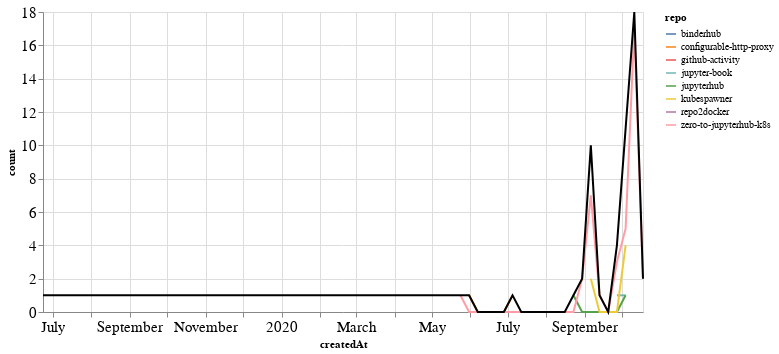

The notebook cell saved with this chart:
### Markdown cell above
## PRs

### Code cell
prs_time = prs.groupby('repo').resample('W', on='createdAt').count()['author'].reset_index()
prs_time = prs_time.rename(columns={'author': 'count'})
prs_time_total = prs_time.groupby('createdAt').agg({"count": "sum"}).reset_index()

ch1 = alt.Chart(prs_time, width=600).mark_line().encode(
    x='createdAt',
    y='count',
    color='repo',
    tooltip="repo"
)

ch2 = alt.Chart(prs_time_total, width=600).mark_line(color="black").encode(
    x='createdAt',
    y='count',
)

ch1 + ch2

### Figure 1 — Vega-Lite specification as saved in the notebook (floating-point values rounded to 4 significant figures)
{"config": {"axisLeft": {"labelFontSize": 15}, "axisBottom": {"labelFontSize": 15}}, "layer": [{"data": {"name": "data-fdf49ebe18ef185e63c9edf219f3b423"}, "mark": "line", "encoding": {"color": {"type": "nominal", "field": "repo"}, "tooltip": {"type": "nominal", "field": "repo"}, "x": {"type": "temporal", "field": "createdAt"}, "y": {"type": "quantitative", "field": "count"}}, "width": 600}, {"data": {"name": "data-a0329008d0672def3a47a949dd699a3f"}, "mark": {"type": "line", "color": "black"}, "encoding": {"x": {"type": "temporal", "field": "createdAt"}, "y": {"type": "quantitative", "field": "count"}}, "width": 600}], "$schema": "https://vega.github.io/schema/vega-lite/v4.8.1.json", "datasets": {"data-fdf49ebe18ef185e63c9edf219f3b423": [{"repo": "binderhub", "createdAt": "2020-09-06T00:00:00", "count": 1}, {"repo": "configurable-http-proxy", "createdAt": "2020-05-31T00:00:00", "count": 1}, {"repo": "configurable-http-proxy", "createdAt": "2020-06-07T00:00:00", "count": 0}, {"repo": "configurable-http-proxy", "createdAt": "2020-06-14T00:00:00", "count": 0}, {"repo": "configurable-http-proxy", "createdAt": "2020-06-21T00:00:00", "count": 0}, {"repo": "configurable-http-proxy", "createdAt": "2020-06-28T00:00:00", "count": 0}, {"repo": "configurable-http-proxy", "createdAt": "2020-07-05T00:00:00", "count": 1}, {"repo": "github-activity", "createdAt": "2020-10-11T00:00:00", "count": 1}, {"repo": "jupyter-book", "createdAt": "2020-09-27T00:00:00", "count": 1}, {"repo": "jupyter-book", "createdAt": "2020-10-04T00:00:00", "count": 1}, {"repo": "jupyterhub", "createdAt": "2020-08-23T00:00:00", "count": 1}, {"repo": "jupyterhub", "createdAt": "2020-08-30T00:00:00", "count": 0}, {"repo": "jupyterhub", "createdAt": "2020-09-06T00:00:00", "count": 0}, {"repo": "jupyterhub", "createdAt": "2020-09-13T00:00:00", "count": 0}, {"repo": "jupyterhub", "createdAt": "2020-09-20T00:00:00", "count": 0}, {"repo": "jupyterhub", "createdAt": "2020-09-27T00:00:00", "count": 0}, {"repo": "jupyterhub", "createdAt": "2020-10-04T00:00:00", "count": 1}, {"repo": "kubespawner", "createdAt": "2020-09-06T00:00:00", "count": 2}, {"repo": "kubespawner", "createdAt": "2020-09-13T00:00:00", "count": 0}, {"repo": "kubespawner", "createdAt": "2020-09-20T00:00:00", "count": 0}, {"repo": "kubespawner", "createdAt": "2020-09-27T00:00:00", "count": 0}, {"repo": "kubespawner", "createdAt": "2020-10-04T00:00:00", "count": 4}, {"repo": "repo2docker", "createdAt": "2019-06-23T00:00:00", "count": 1}, {"repo": "zero-to-jupyterhub-k8s", "createdAt": "2020-05-24T00:00:00", "count": 1}, {"repo": "zero-to-jupyterhub-k8s", "createdAt": "2020-05-31T00:00:00", "count": 0}, {"repo": "zero-to-jupyterhub-k8s", "createdAt": "2020-06-07T00:00:00", "count": 0}, {"repo": "zero-to-jupyterhub-k8s", "createdAt": "2020-06-14T00:00:00", "count": 0}, {"repo": "zero-to-jupyterhub-k8s", "createdAt": "2020-06-21T00:00:00", "count": 0}, {"repo": "zero-to-jupyterhub-k8s", "createdAt": "2020-06-28T00:00:00", "count": 0}, {"repo": "zero-to-jupyterhub-k8s", "createdAt": "2020-07-05T00:00:00", "count": 0}, {"repo": "zero-to-jupyterhub-k8s", "createdAt": "2020-07-12T00:00:00", "count": 0}, {"repo": "zero-to-jupyterhub-k8s", "createdAt": "2020-07-19T00:00:00", "count": 0}, {"repo": "zero-to-jupyterhub-k8s", "createdAt": "2020-07-26T00:00:00", "count": 0}, {"repo": "zero-to-jupyterhub-k8s", "createdAt": "2020-08-02T00:00:00", "count": 0}, {"repo": "zero-to-jupyterhub-k8s", "createdAt": "2020-08-09T00:00:00", "count": 0}, {"repo": "zero-to-jupyterhub-k8s", "createdAt": "2020-08-16T00:00:00", "count": 0}, {"repo": "zero-to-jupyterhub-k8s", "createdAt": "2020-08-23T00:00:00", "count": 0}, {"repo": "zero-to-jupyterhub-k8s", "createdAt": "2020-08-30T00:00:00", "count": 2}, {"repo": "zero-to-jupyterhub-k8s", "createdAt": "2020-09-06T00:00:00", "count": 7}, {"repo": "zero-to-jupyterhub-k8s", "createdAt": "2020-09-13T00:00:00", "count": 1}, {"repo": "zero-to-jupyterhub-k8s", "createdAt": "2020-09-20T00:00:00", "count": 0}, {"repo": "zero-to-jupyterhub-k8s", "createdAt": "2020-09-27T00:00:00", "count": 3}, {"repo": "zero-to-jupyterhub-k8s", "createdAt": "2020-10-04T00:00:00", "count": 5}, {"repo": "zero-to-jupyterhub-k8s", "createdAt": "2020-10-11T00:00:00", "count": 17}, {"repo": "zero-to-jupyterhub-k8s", "createdAt": "2020-10-18T00:00:00", "count": 2}], "data-a0329008d0672def3a47a949dd699a3f": [{"createdAt": "2019-06-23T00:00:00", "count": 1}, {"createdAt": "2020-05-24T00:00:00", "count": 1}, {"createdAt": "2020-05-31T00:00:00", "count": 1}, {"createdAt": "2020-06-07T00:00:00", "count": 0}, {"createdAt": "2020-06-14T00:00:00", "count": 0}, {"createdAt": "2020-06-21T00:00:00", "count": 0}, {"createdAt": "2020-06-28T00:00:00", "count": 0}, {"createdAt": "2020-07-05T00:00:00", "count": 1}, {"createdAt": "2020-07-12T00:00:00", "count": 0}, {"createdAt": "2020-07-19T00:00:00", "count": 0}, {"createdAt": "2020-07-26T00:00:00", "count": 0}, {"createdAt": "2020-08-02T00:00:00", "count": 0}, {"createdAt": "2020-08-09T00:00:00", "count": 0}, {"createdAt": "2020-08-16T00:00:00", "count": 0}, {"createdAt": "2020-08-23T00:00:00", "count": 1}, {"createdAt": "2020-08-30T00:00:00", "count": 2}, {"createdAt": "2020-09-06T00:00:00", "count": 10}, {"createdAt": "2020-09-13T00:00:00", "count": 1}, {"createdAt": "2020-09-20T00:00:00", "count": 0}, {"createdAt": "2020-09-27T00:00:00", "count": 4}, {"createdAt": "2020-10-04T00:00:00", "count": 11}, {"createdAt": "2020-10-11T00:00:00", "count": 18}, {"createdAt": "2020-10-18T00:00:00", "count": 2}]}}
